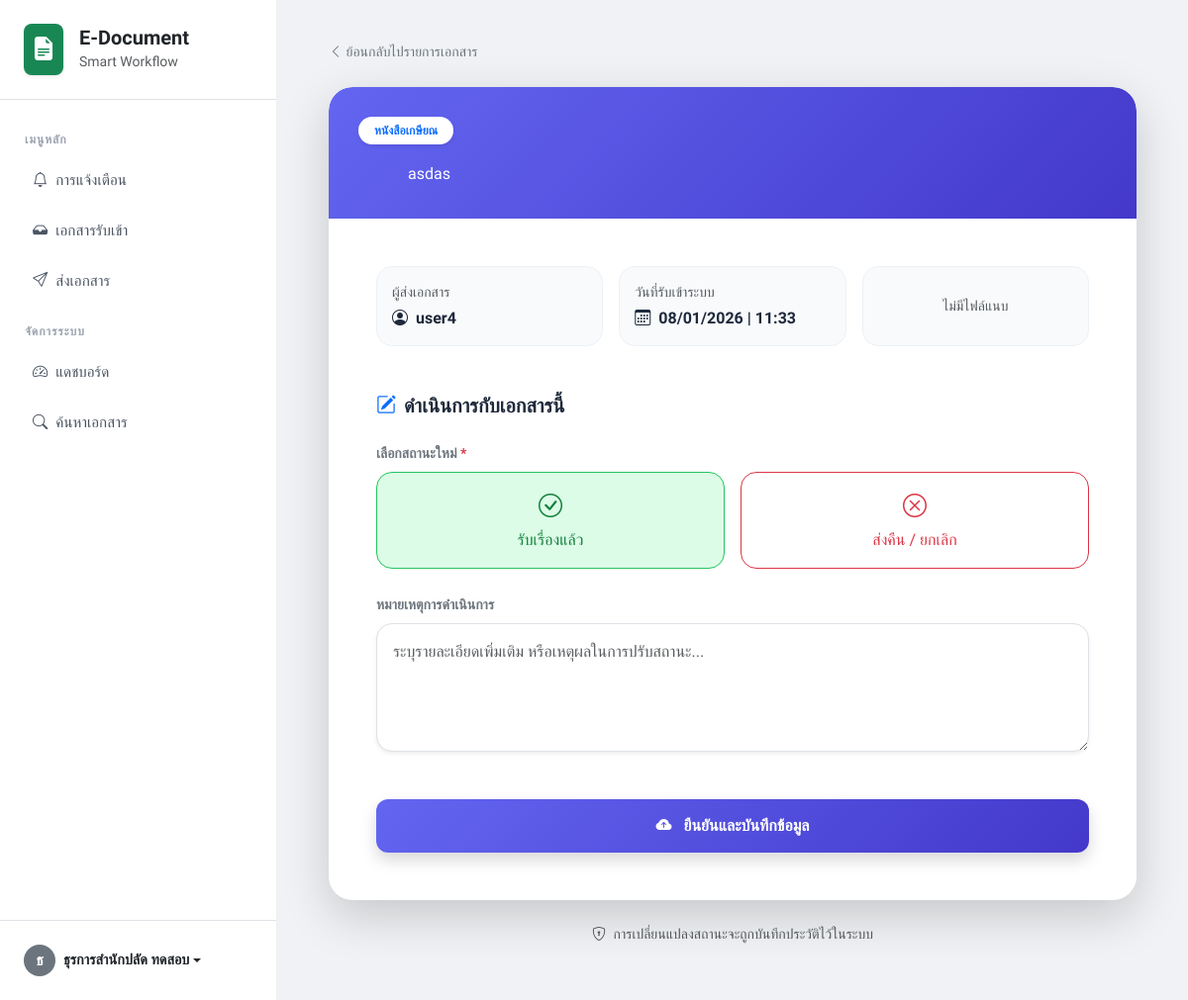
The app's page /users/edit_status.php?id=109 (signed in) with its own data.
### tables this page shows
CREATE TABLE `documents` (
  `id` int(11) NOT NULL,
  `document_no` varchar(50) NOT NULL COMMENT 'เลขที่เอกสารรันต่อเนื่อง',
  `external_no` varchar(50) DEFAULT NULL COMMENT 'เลขที่หนังสือ (จากภายนอก)',
  `title` varchar(255) NOT NULL COMMENT 'เรื่อง/หัวข้อเอกสาร',
  `book_name` varchar(255) DEFAULT NULL COMMENT 'ชื่อหนังสือ',
  `receive_date` date NOT NULL DEFAULT curdate() COMMENT 'วันที่รับ',
  `sender_id` int(11) DEFAULT NULL COMMENT 'ID ผู้ส่ง (เชื่อมตาราง users)',
  `to_department_id` int(11) DEFAULT NULL COMMENT 'ID แผนกปลายทาง (เชื่อมตาราง departments)',
  `pending_target_depts` text DEFAULT NULL COMMENT 'เก็บ ID แผนกปลายทางแบบ CSV สำหรับหนังสือเกษียณ',
  `document_type_id` int(11) NOT NULL COMMENT 'ประเภทเอกสาร',
  `from_source` varchar(100) DEFAULT NULL COMMENT 'รับจากหน่วยงาน/บุคคล',
  `status` enum('pending','process','success','cancel','draft') DEFAULT 'pending',
  `priority` tinyint(1) NOT NULL DEFAULT 0 COMMENT '0=ปกติ, 1=ด่วน, 2=ด่วนที่สุด',
  `remark` text DEFAULT NULL,
  `file_path` varchar(255) DEFAULT NULL COMMENT 'ชื่อไฟล์แนบ',
  `created_at` timestamp NOT NULL DEFAULT current_timestamp(),
  `is_forwarded` tinyint(1) DEFAULT 0 COMMENT '0=รอส่ง, 1=ส่งแล้ว',
  `parent_id` int(11) DEFAULT NULL COMMENT 'เก็บ ID เอกสารต้นทาง',
  `updated_at` timestamp NULL DEFAULT NULL
);

CREATE TABLE `document_types` (
  `id` int(11) NOT NULL,
  `type_name` varchar(100) NOT NULL COMMENT 'ชื่อประเภทเอกสาร',
  `is_active` tinyint(1) DEFAULT 1
);

CREATE TABLE `users` (
  `id` int(11) NOT NULL,
  `username` varchar(50) NOT NULL,
  `password_hash` varchar(255) NOT NULL,
  `email` varchar(100) NOT NULL,
  `first_name` varchar(100) NOT NULL,
  `last_name` varchar(100) NOT NULL,
  `department_id` int(11) NOT NULL,
  `signature_img_path` varchar(255) DEFAULT NULL COMMENT 'เก็บ Path รูปไฟล์ลายเซ็น (รองรับอนาคต)',
  `is_active` tinyint(1) DEFAULT 1 COMMENT '1=ใช้งาน, 0=ระงับ',
  `created_at` timestamp NOT NULL DEFAULT current_timestamp()
);

### users/edit_status.php (the view, shortened to what this page needs)
<?php
include '../config/db.php';
$doc_id = $_GET['id'] ?? null;
$sql = "SELECT d.*, u.username as sender_name, u.email as sender_email, t.type_name as type_name
        FROM documents d
        LEFT JOIN users u ON d.sender_id = u.id
        LEFT JOIN document_types t ON d.document_type_id = t.id
        WHERE d.id = ?";
$stmt = $conn->prepare($sql);
$stmt->bind_param("i", $doc_id);
$stmt->execute();
$doc = $stmt->get_result()->fetch_assoc();
?>
<!DOCTYPE html>
<html lang="th">
<head>
    <link href="https://cdn.jsdelivr.net/npm/bootstrap@5.3.0/dist/css/bootstrap.min.css" rel="stylesheet">
    <link rel="stylesheet" href="https://cdn.jsdelivr.net/npm/bootstrap-icons@1.11.0/font/bootstrap-icons.css">
</head>
<body>
    <div class="d-flex">
        <div class="flex-shrink-0"><?php include '../includes/sidebar.php'; ?></div>
        <div class="main-content flex-grow-1">
            <div class="container" style="max-width: 850px;">
                <div class="mb-4">
                    <a href="view_incoming.php" class="text-decoration-none text-secondary small">
                        <i class="bi bi-chevron-left"></i> ย้อนกลับไปรายการเอกสาร
                    </a>
                </div>
                <div class="glass-card shadow-lg">
                    <div class="doc-header">
                        <div class="d-flex flex-column align-items-start">
                            <span class="badge bg-white text-primary mb-3 px-3 py-2 rounded-pill shadow-sm">
                                <?php echo htmlspecialchars($doc['type_name']); ?>
                            </span>
                            <h3 class="fs-6 mb-0 doc-title">
                                <?php echo htmlspecialchars($doc['title']); ?>
                            </h3>
                        </div>
                    </div>
                    <div class="card-body p-4 p-md-5">
                        <div class="row g-3 mb-5">
                            <div class="col-md-4">
                                <div class="info-item">
                                    <label class="text-muted small d-block mb-1">ผู้ส่งเอกสาร</label>
                                    <div class="fw-bold"><i class="bi bi-person-circle me-2"></i><?php echo htmlspecialchars($doc['sender_name']); ?></div>
                                </div>
                            </div>
                            <div class="col-md-4">
                                <div class="info-item">
                                    <label class="text-muted small d-block mb-1">วันที่รับเข้าระบบ</label>
                                    <div class="fw-bold"><i class="bi bi-calendar3 me-2"></i><?php echo date('d/m/Y | H:i', strtotime($doc['created_at'])); ?></div>
                                </div>
                            </div>
                            <div class="col-md-4">
                                <div class="info-item d-flex align-items-center justify-content-center p-2">
                                    <?php if (!empty($doc['file_path'])): ?>
                                        <a href="../uploads/<?php echo $doc['file_path']; ?>" target="_blank" class="btn btn-primary rounded-pill px-4 shadow-sm w-100 h-100 d-flex align-items-center justify-content-center">
                                            <i class="bi bi-file-earmark-pdf-fill me-2"></i>เปิดดูเอกสาร
                                        </a>
                                    <?php else: ?>
                                        <span class="text-muted small">ไม่มีไฟล์แนบ</span>
                                    <?php endif; ?>
                                </div>
                            </div>
                        </div>
                        <form method="POST" id="statusForm">
                            <h5 class="fw-bold mb-4"><i class="bi bi-pencil-square me-2 text-primary"></i>ดำเนินการกับเอกสารนี้</h5>
                            <div class="mb-4">
                                <label class="form-label small fw-bold text-uppercase text-secondary">เลือกสถานะใหม่ <span class="text-danger">*</span></label>
                                <div class="row g-3 status-btn-group">
                                    <div class="col-md-6">
                                        <label class="btn btn-outline-success w-100 py-3 rounded-4" for="st_success">
                                            <i class="bi bi-check-circle fs-4 d-block mb-1"></i>รับเรื่องแล้ว
                                        </label>
                                    </div>
                                    <div class="col-md-6">
                                        <label class="btn btn-outline-danger w-100 py-3 rounded-4" for="st_cancel">
                                            <i class="bi bi-x-circle fs-4 d-block mb-1"></i>ส่งคืน / ยกเลิก
                                        </label>
                                    </div>
                                </div>
                            </div>
                            <div class="mb-5">
                                <label class="form-label small fw-bold text-uppercase text-secondary">หมายเหตุการดำเนินการ</label>
                                <textarea name="remark" class="form-control rounded-4 p-3 shadow-sm" rows="4" placeholder="ระบุรายละเอียดเพิ่มเติม หรือเหตุผลในการปรับสถานะ..."><?php echo htmlspecialchars($doc['remark'] ?? ''); ?></textarea>
                            </div>
                            <div class="d-grid">
                                <button type="submit" class="btn btn-save shadow">
                                    <i class="bi bi-cloud-arrow-up-fill me-2"></i> ยืนยันและบันทึกข้อมูล
                                </button>
                            </div>
                        </form>
                    </div>
                </div>
                <p class="text-center mt-4 text-muted small">
                    <i class="bi bi-shield-lock me-1"></i> การเปลี่ยนแปลงสถานะจะถูกบันทึกประวัติไว้ในระบบ
                </p>
            </div>
        </div>
    </div>
</body>
</html>

### users/edit_status.php (style rules this page uses)
:root { --primary-grad: linear-gradient(135deg, #6366f1 0%, #4338ca 100%); }
body { font-family: 'Kanit', sans-serif; background-color: #f0f2f5; color: #1e293b; }
.main-content { padding: 40px; width: 100%; height: 100vh; overflow-y: auto; }
.glass-card { background: #ffffff; border: none; border-radius: 24px; box-shadow: 0 10px 40px rgba(0, 0, 0, 0.04); overflow: hidden; }
.doc-header { background: var(--primary-grad); color: white; padding: 30px; border-radius: 24px 24px 0 0; }
.info-item { background: #f8fafc; border-radius: 16px; padding: 15px; height: 100%; border: 1px solid #edf2f7; }
.status-btn-group .btn-check:checked+.btn-outline-success { background-color: #dcfce7; border-color: #22c55e; color: #15803d; }
.btn-save { background: var(--primary-grad); border: none; border-radius: 12px; padding: 15px; font-weight: 600; color: white; transition: 0.3s; }
.doc-title { text-indent: 50px; word-wrap: break-word; word-break: break-word; overflow-wrap: break-word; line-height: 1.8; width: 100%; }

### records on screen
documents: document_type.type_name "หนังสือเกษียณ", title "asdas", users.username "user4", created_at "08/01/2026 | 11:33"

### other values on screen
mb_substr($first_name, 0, 1, 'UTF-8') "ธ"
$fullname "ธุรการสำนักปลัด ทดสอบ"
